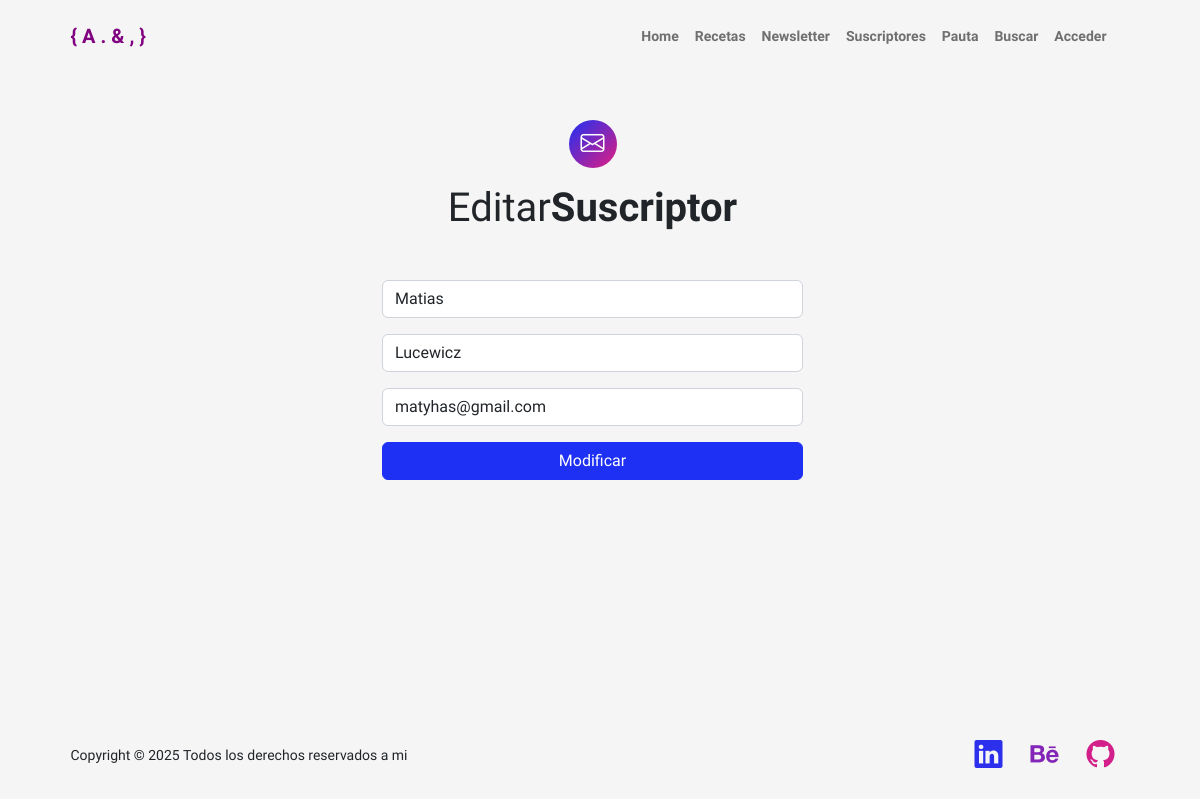
Page /suscriptor/editar/1/ on the committed database.
### portfolio/models.py (models this page shows, shortened)
class Suscriptor(models.Model):
    nombre = models.CharField(max_length=40)
    apellido = models.CharField(max_length=40)
    email = models.EmailField()

### portfolio/views.py (the view)
# urls.py: path('suscriptor/editar/<int:pk>/', views.editar_suscriptor, name='editar_suscriptor'), # EDITAR SUSCRIPTOR INDIVIDUAL
def editar_suscriptor(request, pk):
    suscriptor = get_object_or_404(Suscriptor, pk=pk)
    if request.method == 'POST':
        form = SuscriptorForm(request.POST, instance=suscriptor)
        if form.is_valid():
            suscriptor = form.save()
            messages.success(request, '¡El suscriptor se editó exitosamente!')
            return redirect('editar_suscriptor', pk=pk)
    else:
        form = SuscriptorForm(instance=suscriptor)
    context = {
        'form': form,
        'suscriptor': suscriptor,
    }
    return render(request, 'portfolio/editar_suscriptor.html', context)

### portfolio/forms.py
class SuscriptorForm(forms.ModelForm):
    class Meta:
        model = Suscriptor
        fields = ['nombre', 'apellido', 'email']
        widgets = {
            'nombre': forms.TextInput(attrs={'class': 'form-control', 'placeholder': 'Nombre'}),
            'apellido': forms.TextInput(attrs={'class': 'form-control', 'placeholder': 'Apellido'}),
            'email': forms.EmailInput(attrs={'class': 'form-control', 'placeholder': 'Email'}),
        }

### portfolio/templates/portfolio/editar_suscriptor.html (shortened to what this page needs)
{%  extends 'portfolio/padre.html' %}
{% load static %}
{% block contenido %}
<section class="bsb-blog-5 py-3 py-md-5 py-xl-8">
    <div class="container px-5">
        <div class="row justify-content-md-center">
        <div class="col-12 col-md-10 col-lg-8 col-xl-7 col-xxl-6">
            <div class="text-center mb-5">
                <div class="feature bg-primary bg-gradient-primary-to-secondary text-white rounded-5 mb-3"><i class="bi bi-envelope"></i></div>
                <h2 class="display-6 text-center">Editar<span style="font-weight: 900;">Suscriptor</span></h2>
            </div>
        </div>
        </div>
        <div class="row gx-6 justify-content-center">
            <div class="col-12 col-sm-10 col-md-8 col-lg-6 col-xl-5 col-xxl-4" style="max-width: 450px;">
                <form method="post" enctype="multipart/form-data">
                    <div class="mb-3">
                        {{ form.nombre }}
                    </div>
                    <div class="mb-3">
                        {{ form.apellido }}
                    </div>
                    <div class="mb-3">
                        {{ form.email }}
                    </div>
                    <div class="d-grid gap-2">
                        <button class="btn btn-primary" type="submit">Modificar</button>
                    </div>
                </form>
            </div>
        </div>
    </div>
</section>
{% endblock %}

### rows in the picture
Suscriptor: nombre "Matias", apellido "Lucewicz", email "matyhas@gmail.com"
